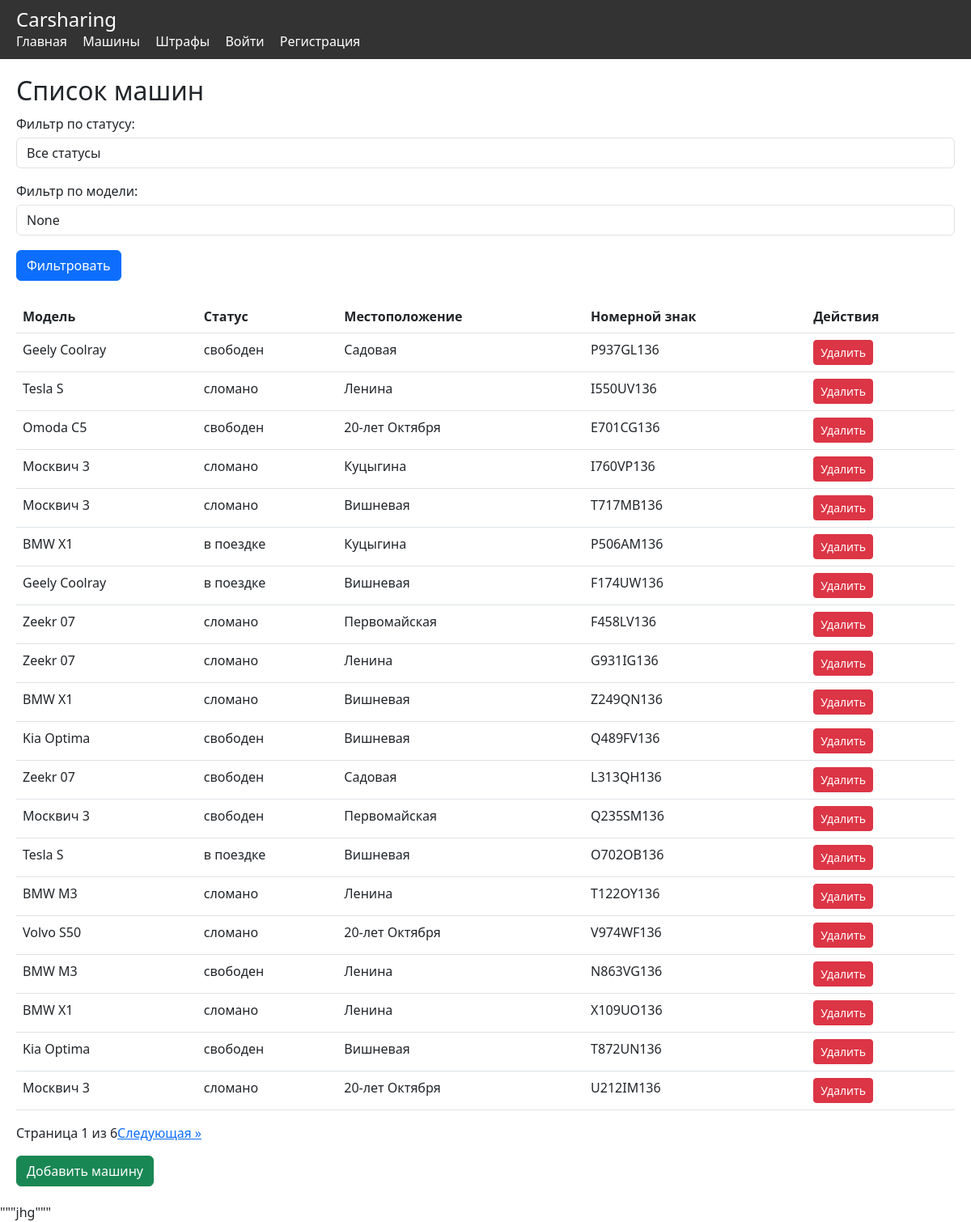
/cars, run on the app's committed database.
### app/models.py (models this page shows)
class Car(db.Model):
    __tablename__ = 'Cars'
    car_id = db.Column(db.Integer, primary_key=True, autoincrement=True)
    model = db.Column(db.Text, nullable=False)
    status = db.Column(db.Text, nullable=False)
    location = db.Column(db.Text, nullable=False)
    license_plate = db.Column(db.Text, unique=True, nullable=False)
    trips = db.relationship('Trip', backref='car', lazy=True)

### app/routes.py (the view)
@app.route('/cars', methods=['GET', 'POST'])
def cars():
    query = Car.query
    model_filter = request.args.get('model')
    if model_filter:
        query = query.filter(Car.model.like(f"%{model_filter}%"))
    status_filter = request.args.get('status')
    if status_filter:
        query = query.filter(Car.status == status_filter)
    page = request.args.get('page', 1, type=int)
    per_page = 20  # Количество записей на страницу
    cars_paginated = query.paginate(page=page, per_page=per_page)
    return render_template('cars.html', cars=cars_paginated, model_filter=model_filter, status_filter=status_filter)

### app/routes.py (called while the page is built)
@app.before_request
def before_request():
    if request.method == "POST" and "_method" in request.form:
        request.method = request.form["_method"].upper()

### app/templates/cars.html (shortened to what this page needs)
{% extends "base.html" %}
{% block content %}
    <h2>Список машин</h2>
    <form method="GET" action="{{ url_for('cars') }}">
        <label for="status">Фильтр по статусу:</label>
        <select name="status" class="form-control" id="status">
            <option value="" {% if not status_filter %}selected{% endif %}>Все статусы</option>
        </select>
        <label for="model" class="mt-3">Фильтр по модели:</label>
        <input type="text" name="model" class="form-control" id="model" value="{{ model_filter }}" placeholder="Введите модель машины">
        <button type="submit" class="btn btn-primary mt-2">Фильтровать</button>
    </form>
    <table class="table mt-4">
        <thead>
            <tr>
                <th>Модель</th>
                <th>Статус</th>
                <th>Местоположение</th>
                <th>Номерной знак</th>
                <th>Действия</th>
            </tr>
        </thead>
        <tbody>
            {% for car in cars.items %}
                <tr>
                    <td>{{ car.model }}</td>
                    <td>{{ car.status }}</td>
                    <td>{{ car.location }}</td>
                    <td>{{ car.license_plate }}</td>
                    <td>
                        <form action="{{ url_for('remove_car', car_id=car.car_id) }}" method="POST" style="display:inline;">
                            <button type="submit" class="btn btn-danger btn-sm">Удалить</button>
                        </form>
                    </td>
                </tr>
            {% endfor %}
        </tbody>
    </table>
    <div class="pagination">
        <span>Страница {{ cars.page }} из {{ cars.pages }}</span>
        {% if cars.has_next %}
            <a href="{{ url_for('cars', page=cars.next_num, status=status_filter, model=model_filter) }}">Следующая »</a>
        {% endif %}
    </div>
    <a href="{{ url_for('add_car') }}" class="btn btn-success mt-3">Добавить машину</a>
{% endblock %}

### app/templates/base.html (shortened to what this page needs)
<!DOCTYPE html>
<html lang="en">
<head>
    <link rel="stylesheet" href="{{ url_for('static', filename='style.css') }}">
    <link href="https://cdn.jsdelivr.net/npm/bootstrap@5.3.0/dist/css/bootstrap.min.css" rel="stylesheet">
</head>
<body>
    <header>
        <h1>Carsharing</h1>
        <nav>
            <a href="/">Главная</a>
            <a href="/cars">Машины</a>
            <a href="/fines">Штрафы</a>
            <a href="/login">Войти</a>
            <a href="/register">Регистрация</a>
        </nav>
    </header>
    <main>
        {% block content %}{% endblock %}
    </main>
</body>
</html>

### app/static/style.css (style rules this page uses)
body { font-family: Arial, sans-serif; line-height: 1.6; margin: 0; padding: 0; }
header { background: #333; color: #fff; padding: 10px 20px; }
header h1 { margin: 0; font-size: 24px; }
nav a { color: #fff; margin-right: 15px; text-decoration: none; }
main { padding: 20px; }
form label { display: block; margin: 10px 0 5px; }
form input { width: 100%; padding: 10px; margin-bottom: 10px; }
form button { background: #333; color: #fff; padding: 10px 15px; border: none; cursor: pointer; }

### data on the page
Car: model "Geely Coolray", status "свободен", location "Садовая", license_plate "P937GL136"
Car: model "Tesla S", status "сломано", location "Ленина", license_plate "I550UV136"
Car: model "Omoda C5", status "свободен", location "20-лет Октября", license_plate "E701CG136"
Car: model "Москвич 3", status "сломано", location "Куцыгина", license_plate "I760VP136"
Car: model "Москвич 3", status "сломано", location "Вишневая", license_plate "T717MB136"
Car: model "BMW X1", status "в поездке", location "Куцыгина", license_plate "P506AM136"
Car: model "Geely Coolray", status "в поездке", location "Вишневая", license_plate "F174UW136"
Car: model "Zeekr 07", status "сломано", location "Первомайская", license_plate "F458LV136"
Car: model "Zeekr 07", status "сломано", location "Ленина", license_plate "G931IG136"
Car: model "BMW X1", status "сломано", location "Вишневая", license_plate "Z249QN136"
Car: model "Kia Optima", status "свободен", location "Вишневая", license_plate "Q489FV136"
Car: model "Zeekr 07", status "свободен", location "Садовая", license_plate "L313QH136"
Car: model "Москвич 3", status "свободен", location "Первомайская", license_plate "Q235SM136"
Car: model "Tesla S", status "в поездке", location "Вишневая", license_plate "O702OB136"
Car: model "BMW M3", status "сломано", location "Ленина", license_plate "T122OY136"
Car: model "Volvo S50", status "сломано", location "20-лет Октября", license_plate "V974WF136"
Car: model "BMW M3", status "свободен", location "Ленина", license_plate "N863VG136"
Car: model "BMW X1", status "сломано", location "Ленина", license_plate "X109UO136"
Car: model "Kia Optima", status "свободен", location "Вишневая", license_plate "T872UN136"
Car: model "Москвич 3", status "сломано", location "20-лет Октября", license_plate "U212IM136"

### other printed values
{{ cars.page }} "1"
{{ cars.pages }} "6"
